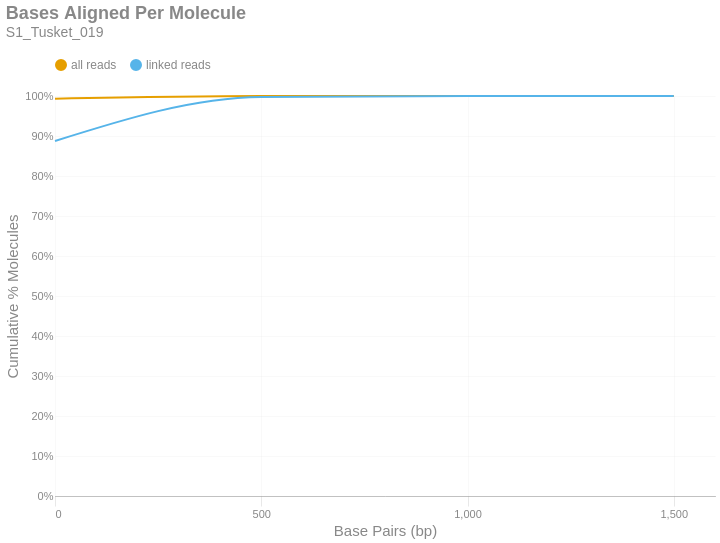

Here is the notebook cell this chart was saved with:
### Markdown cell above
### Bases Aligned Per Molecule
This is a cumulative frequency distribution showing the number of base pairs aligned per unique molecule. These data are shown in 500 bp bins. There are two distributions: one with `all reads` (yellow) and another with only `linked reads` (blue). The percent of molecules in the `linked reads` distribution is relative to the total number of linked molecules.

### Code cell
if SKIPLR:
    print_html(f"Skipped")
else:
    binned_df = consolidated_hist(valids['aligned_bp'], mask, 500, True)
    with SafeRender(binned_df):
        (
            density_plot(binned_df, 'Bases Aligned Per Molecule', samplename, 'basesper')
            .encode(
                x=alt.X('bin:Q', title="Base Pairs (bp)").axis(tickMinStep=500).scale(padding=0),
                y=alt.Y('value:Q', title='Cumulative % Molecules')
                    .axis(format='%')
                    .scale(domain = [0,1])
                    .stack(False),
                color=alt.Color("key:N").scale(domain = ["all reads", "linked reads"]),
                tooltip = [
                    alt.Tooltip("key:N", title = "Data Type"),
                    alt.Tooltip("range_label:N", title="Bases Aligned Per Molecule"),
                    alt.Tooltip("value:Q", format = ".2%", title="% Molecules (Cum.)")
                ]
            )
        ).display()

### Figure 1 — Vega-Lite specification as saved in the notebook (floating-point values rounded to 4 significant figures)
{"width": "container", "height": 400, "config": {"title": {"anchor": "start", "dy": -15, "fontSize": 18, "color": "#888888", "subtitleColor": "#888888", "subtitleFontSize": 14}, "arc": {"fill": "#0072B2"}, "axis": {"domainColor": "#888888", "domainWidth": 0.5, "gridWidth": 0.2, "grid": false, "titleFontWeight": 400, "titleFontSize": 15, "labelFontSize": 11, "labelColor": "#888888", "tickColor": "#888888", "tickWidth": 0.2, "titleColor": "#888888"}, "axisBand": {"grid": false}, "axisX": {"grid": true, "tickSize": 10, "domainCap": "round"}, "axisY": {"domain": false, "grid": true, "tickSize": 0, "domainCap": "round"}, "background": "transparent", "header": {"labelFontSize": 15, "labelColor": "#888888", "titleFontSize": 15, "titleFontWeight": 600, "titleColor": "#888888"}, "legend": {"labelFont": "sans-serif", "labelFontSize": 12, "labelColor": "#888888", "symbolSize": 100, "symbolType": "circle", "titleFontSize": 12, "titlePadding": 10, "titleColor": "#888888", "title": null, "orient": "top"}, "range": {"category": ["#E69F00", "#56B4E9", "#009E73", "#F0E442", "#0072B2", "#D55E00", "#CC79A7", "#000000"], "diverging": ["#cfe8f3", "#a2d4ec", "#73bfe2", "#46abdb", "#1696d2", "#12719e"]}, "area": {"fill": "#0072B2", "fillOpacity": 0.7, "line": true, "strokeOpacity": 0.7}, "line": {"color": "#0072B2", "stroke": "#0072B2", "strokeWidth": 2}, "trail": {"color": "#0072B2", "stroke": "#0072B2", "strokeWidth": 0, "size": 1}, "point": {"filled": true, "fillOpacity": 1.0, "size": 95}, "text": {"color": "#888888", "fontSize": 11, "align": "right", "fontWeight": 400, "size": 11}, "bar": {"fill": "#0072B2", "stroke": null}, "view": {"stroke": null, "continuousWidth": 660, "continuousHeight": 400}}, "data": {"name": "data-977022e8c5a8a9b6de312e73e9ea2dc9"}, "mark": {"type": "line", "interpolate": "monotone", "point": {"opacity": 0, "size": 275}}, "encoding": {"color": {"field": "key", "scale": {"domain": ["all reads", "linked reads"]}, "type": "nominal"}, "tooltip": [{"field": "key", "title": "Data Type", "type": "nominal"}, {"field": "range_label", "title": "Bases Aligned Per Molecule", "type": "nominal"}, {"field": "value", "format": ".2%", "title": "% Molecules (Cum.)", "type": "quantitative"}], "x": {"axis": {"tickMinStep": 500}, "field": "bin", "scale": {"padding": 0}, "title": "Base Pairs (bp)", "type": "quantitative"}, "y": {"axis": {"format": "%"}, "field": "value", "scale": {"domain": [0, 1]}, "stack": false, "title": "Cumulative % Molecules", "type": "quantitative"}}, "params": [{"name": "param_c36ac31b6afebe62", "select": {"type": "point", "fields": ["key"]}, "bind": "legend"}], "title": {"text": "Bases Aligned Per Molecule", "subtitle": "S1_Tusket_019"}, "transform": [{"fold": ["all reads (cumsum)", "linked reads (cumsum)"]}, {"calculate": "replace(datum.key, ' (cumsum)', '')", "as": "key"}, {"filter": {"param": "param_c36ac31b6afebe62"}}], "usermeta": {"embedOptions": {"downloadFileName": "S1_Tusket_019.basesper"}}, "$schema": "https://vega.github.io/schema/vega-lite/v6.1.0.json", "datasets": {"data-977022e8c5a8a9b6de312e73e9ea2dc9": [{"bin": "0.0", "interval": "0.0-500.0", "all reads": 0.9932, "linked reads": 0.8875, "all reads (cumsum)": 0.9932, "linked reads (cumsum)": 0.8875, "range_label": "0-499"}, {"bin": "500.0", "interval": "500.0-1000.0", "all reads": 0.006591, "linked reads": 0.1099, "all reads (cumsum)": 0.9998, "linked reads (cumsum)": 0.9974, "range_label": "500-999"}, {"bin": "1000.0", "interval": "1000.0-1500.0", "all reads": 0.0001774, "linked reads": 0.002387, "all reads (cumsum)": 1.0, "linked reads (cumsum)": 0.9998, "range_label": "1000-1499"}, {"bin": "1500.0", "interval": "1500.0-2000.0", "all reads": 1.149e-05, "linked reads": 0.0001669, "all reads (cumsum)": 1.0, "linked reads (cumsum)": 1.0, "range_label": "1500-1999"}]}}
